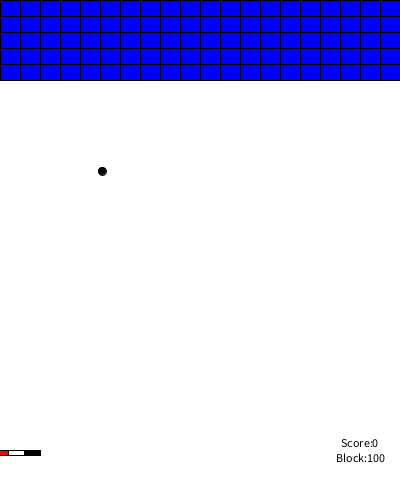
Frame 1 (no input)
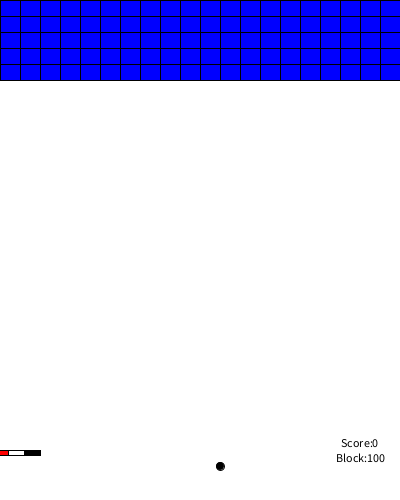
Frame 60 (the mouse pressed at the canvas centre just before this capture)
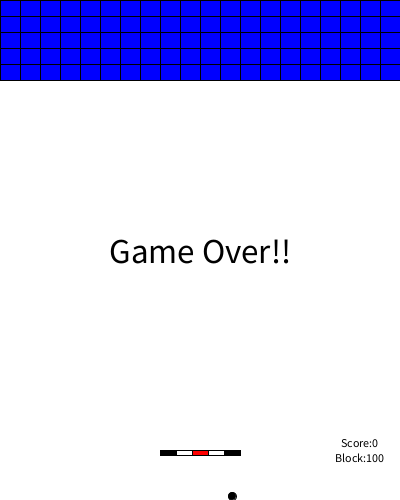
Frame 120 (the mouse held since frame 60 and released just before this capture)

The Processing sketch that drew these frames (run headless with seeded random() and noise(); from frame 60 on, the mouse is pressed at the canvas centre):

// Processing sketch: blockBreakOriginal
// ── blockBreakOriginal.pde
//
// ブロック崩し (バー操作はマウス式)
//実行することでプレイ可能
//追加機能:お邪魔ボールとブロックの復活機能,スコア機能の追加。
//

// ブロック崩し本体
BlockBreak blockBreak;

// セットアップ
void setup() {
    size(400, 500);         // ウインドウ設定
    fill(0, 0, 0);          // 塗りつぶし初期値
    blockBreak = new BlockBreak();
}

// 1フレームごとの描画処理
void draw() {
    background(255, 255, 255);      // 背景の初期化(フラッシュ)
    blockBreak.draw();
}

/**
* ブロック崩し
*/
class BlockBreak {
    //ブロック数設定
    final int blockNumX = 20;                           // x軸方向のブロック数(適当に変えてもOK)
    final int blockNumY = 5;                            // y軸方向のブロック数(適当に変えてもOK)
    final int blockNumAll = blockNumX * blockNumY;      // 総ブロック数
    //ブロック関連の初期値や固定値の設定
    final int blockX_init = 0;                          // ブロック位置x軸初期値
    int blockX = 0;                                     // ブロック位置x軸
    int blockY = 35;                                    // ブロック位置y軸
    //各オブジェクト定義
    Ball ball;                                          // ボール定義
    Bar bar;                                            // バー定義
    Block[][] block;                                    // ブロック配列定義
    int tokuten = 0;
    //コンストラクタ
    BlockBreak() {
        // ボールの生成
        ball = new Ball(width / 4, height / 3, 2, 5, 8);
        // バーの生成
        bar = new Bar(width / 5, height / 100);
        // ブロック配列を生成
        block = new Block[blockNumY][blockNumX];
        // ブロックのサイズを決定
        int blockSizeX = width / blockNumX;
        int blockSizeY = height / 30;
        // ブロック群を生成 [回答欄]
        for (int i = 0;i < blockNumY;i++) {
            for (int d = 0;d < blockNumX;d++) {
                block[i][d] = new Block(blockSizeX * d,blockSizeY * i,blockSizeX,blockSizeY);
            }
        }
    }
    /** 1フレームごとの描画処理 */
    void draw() {
    // 全てのブロックの破壊判定と描画 [回答欄]
    // クリアしているかの判定のため、壊れているブロックの数をカウントもしておく
    // ヒント: ブロックが消滅している場合、ブロックの衝突判定も描画も行わない
    int breakBlockNum = 0;          // 壊れているブロックの数を初期化
    for(int i = 0;i<blockNumY;i++){
        for(int d=0;d<blockNumX;d++){
            if(!block[i][d].isBroken()){
                block[i][d].collision(ball);
                block[i][d].show();
                for(int l = 0;l<blockNumY;l++){
                    for(int k=0;k<blockNumX;k++){
                        if(block[l][k].add_ball!=null){
                            block[i][d].collision(block[l][k].add_ball);
                        }
                    }
                }
            }else if(block[i][d].add_ball!=null){
                if(block[i][d].add_ball.collision()==false){
                    block[i][d].add_ball = null;
                }else{
                    block[i][d].add_ball.move();
                    block[i][d].add_ball.show();
                    bar.collision(block[i][d].add_ball);
                }
                breakBlockNum++;
            }else{
                block[i][d].count++;
                if(block[i][d].count >= 600){
                    block[i][d].respawn();
                }
                breakBlockNum++;
            }
        }
    }
    // ブロックが残っているならばボール移動
    if(breakBlockNum < blockNumAll) {
    	ball.move();                            // ボールの移動処理
    	if(ball.collision() == false) {         // 壁との衝突判定
            fill(0, 0, 0);
            textSize(35);
            textAlign(CENTER, CENTER);
            text("Game Over!!", width / 2, height / 2);
        }
        else{
    		bar.collision(ball);                    // バーとの衝突判定
        }
    }
    else{  // ブロックがすべて壊れているならば
        textSize(35);
    	textAlign(CENTER, CENTER);                // テキストの配置を整える
    	text("Clear!!", width / 2, height / 2);   // クリア表示
    }
    fill(0, 0, 0);
    textSize(12);
    textAlign(CENTER, CENTER);
    text("Score:"+tokuten+"\nBlock:" + (blockNumAll - breakBlockNum), width - 40, height - 50);   // 残りブロック数表示
    bar.show();            // ボールを打ち返すためのボードを表示
    ball.show();           // ボールの描画
    }
}

    /**
    *  ボール（主にボールの移動）
    */
class Ball {
    int x;// ボールのX座標
    int y;// ボールのY座標
    int vx;                         // ボールのX軸速度
    int vy;                         // ボールのY軸速度
    int d;// ボールの直径
    boolean penetrability;          // ボールのブロック貫通性

    // コンストラクタ
    Ball(int x, int y, int vx, int vy, int d) {
        this.x = x;
        this.y = y;
        this.vx = vx;
        this.vy = vy;
        this.d = d;
        penetrability = false;
    }

        // ボールの移動
    void move() {
        x += vx;
        y += vy;
    }

        // 壁との衝突判定
    boolean collision() {
        if (x <= d / 2) {  // 左壁
            x = d / 2;
            vx = -vx;
        }
        if (y <= d / 2) {  // 天井
            y = d / 2;
            vy = -vy;
        }
        if (x >= (width - d / 2)) {  // 右壁
            x = width - d / 2;
            vx = -vx;
        }
        if (y >= (height - d / 2)) {  // 底面(ゲームオーバー)
            vx = 0;
            vy = 0;
            return false;
        }
        return true;
    }

        // ボールの描画
    void show() {
        if (penetrability) {
            fill(255, 0, 0);        //　貫通弾の時は赤
        }
        else{
            fill(0, 0,0);          //　通常時は黒
        }
        ellipse(x, y, d, d);      // ボールの描画
    }

    int getX() {
        return x;
    }
    void setY(int y) {
        this.y = y;
    }
    int getY() {
        return y;
    }
    void setVx(int vx) {
        this.vx = vx;
    }
    int getVx() {
        return vx;
    }
    void setVy(int vy) {
        this.vy = vy;
    }
    int getVy() {
        return vy;
    }
    int getD() {
        return d;
    }
    void setPenetrability(boolean penetrability) {
        this.penetrability = penetrability;
    }
    boolean getPenetrability() {
        return penetrability;
    }
}

    /**
    * バー
    */
class Bar {
    final int y = height - 50;    // バーの左上のy座標 (底から50で固定)
    int sizeX;//バー全体の幅(なるべく5の倍数が良い)
    int sizeY;// バーの高さ
    int boxSizeX;                 //分割した時の箱一つ分の幅(全体の1/5)
    int[] boxX;   //バーの各区切りのx座標(左から0)
    Bar(int sizeX, int sizeY) {
        this.sizeX = sizeX;
        this.sizeY = sizeY;
        boxSizeX = sizeX / 5;
        boxX = new int[6];
    }
    void collision(Ball ball) {
        if ((ball.getY() >= (y - ball.getD() / 2)) && (ball.getY() <= (y + sizeY - ball.getD() / 2))) {  // ボールのy座標がバーと重なる時
            if ((ball.getX() >= boxX[0]) && (ball.getX() <= boxX[1])) {  // 左黒Boxに衝突
                ball.setVx( -2);
                ball.setY(y - ball.getD() / 2);
                ball.setVy( -ball.getVy());
                ball.setPenetrability(false);    // ボールのブロック貫通性なし
            }
            else if ((ball.getX() > boxX[1]) && (ball.getX() <= boxX[2])) {   // 左白Boxに衝突
                ball.setVx( -1);
                ball.setY(y - ball.getD() / 2);
                ball.setVy( -ball.getVy());
                ball.setPenetrability(false);    // ボールのブロック貫通性なし
            }
            else if ((ball.getX() > boxX[2]) && (ball.getX() <= boxX[3])) {   // 中心赤Boxに衝突
                ball.setY(y - ball.getD() / 2);
                ball.setVy( -ball.getVy());
                ball.setPenetrability(true);     // ボールのブロック貫通性あり
            }
            else if ((ball.getX() > boxX[3]) && (ball.getX() <= boxX[4])) {   // 右白Boxに衝突
                ball.setVx(1);
                ball.setY(y - ball.getD() / 2);
                ball.setVy( -ball.getVy());
                ball.setPenetrability(false);    // ボールのブロック貫通性なし
            }
            else if ((ball.getX() > boxX[4]) && (ball.getX() <= boxX[5])) {   // 右黒Boxに衝突
                ball.setVx(2); 
                ball.setY(y - ball.getD() / 2);
                ball.setVy( -ball.getVy());
                ball.setPenetrability(false);    // ボールのブロック貫通性なし
            }
        }
    }
    void show() {
        boxX[0] = mouseX - this.sizeX / 2;            // 左黒Boxの左上頂点のx座標
        boxX[1] = mouseX - 3 * (boxSizeX / 2);     // 左白Boxの左上頂点のx座標
        boxX[2] = mouseX - boxSizeX / 2;           // 中央赤Boxの左上頂点のx座標
        boxX[3] = mouseX + boxSizeX / 2;           // 右白Boxの左上頂点のx座標
        boxX[4] = mouseX + 3 * (boxSizeX / 2);      // 右黒Boxの左上頂点のx座標
        boxX[5] = mouseX + this.sizeX / 2;            // 右黒Boxの"右上"頂点のx座標
        fill(0, 0, 0);
        rect(boxX[0], y, boxSizeX, sizeY);        // 左黒Box
        fill(255, 255, 255);
        rect(boxX[1], y, boxSizeX, sizeY);        // 左白Box
        fill(255, 0, 0);
        rect(boxX[2], y, boxSizeX, sizeY);        // 中央赤Box
        fill(255, 255, 255);
        rect(boxX[3], y, boxSizeX, sizeY);        // 右黒Box
        fill(0, 0, 0);
        rect(boxX[4], y, boxSizeX, sizeY);        // 右白Box
    }
    int getX(int i) {
        return boxX[i];
    }
    int getY() {
        return y;
    }

    int getSizeX() {
        return sizeX;
    }

    int getSizeY() {
        return sizeY;
    }
}

class Block {
    int x;                       // 左上頂点のx座標
    int y;                       // 左上頂点のy座標
    int sizeX;                   // ブロックの幅
    int sizeY;                   // ブロックの高さ
    int broken_count = 2;
    boolean broken;              // ブロックが破壊されているか否か
    Ball add_ball;
    int count = 0;
            // コンストラ
    Block(int x, int y, int sizeX, int sizeY) {
        this.x = x;
        this.y = y;
        this.sizeX = sizeX;
        this.sizeY = sizeY;
        broken = false;
    }

    void respawn(){
        broken = false;
        count = 0;
        broken_count=2;
    }
            // ブロックの描画メソッド
    void show() {
        if(broken_count==2){
            fill(0, 0, 255);       // ブロックの色は青
        }else if(broken_count==1){
            fill(0, 0, 200);
        }else if(broken_count==0){
            fill(0, 0, 150);
        }
        rect(x, y, sizeX, sizeY);
    }
            // ボールとブロックとの衝突と破壊判定
            // 今回,ボールの衝突判定はボールの中心座標のみで行っている
    void collision(Ball ball) {
                // ボールが貫通弾でないなら、衝突した際にボールの進行方向を変える(速度を変える)
                    // ブロック左側に当たった場合
            if ((ball.getX() >= x) && (ball.getX() <= (x + 5)) && (ball.getY() >= y) && (ball.getY() <= (y + sizeY))) {
                ball.setVx( -1 * ball.getVx());
            if (ball.getPenetrability()) {
                broken_count=0;
            }
        }
                    // ブロック右側に当たった場合
            if ((ball.getX() >= (x + sizeX - 5)) && (ball.getX() <= (x + sizeX)) && (ball.getY() >= y) && (ball.getY() <= (y + sizeY))) {
                ball.setVx( -1 * ball.getVx());
            if (ball.getPenetrability()) {
                broken_count=0;
            }
        }
            if ((ball.getX() >= x) && (ball.getX() <= (x + sizeX)) && (ball.getY() >= y) && (ball.getY() <= (y + 5))) {
                ball.setVy( -1 * ball.getVy());
            if (ball.getPenetrability()) {
                broken_count=0;
            }
        }
            if ((ball.getX() >= x) && (ball.getX() <= (x + sizeX)) && (ball.getY() >= (y + sizeY - 5)) && (ball.getY() <= (y + sizeY))) {
                ball.setVy( -1 * ball.getVy());
            if (ball.getPenetrability()) {
                broken_count=0;
            }
        }
        if ((ball.getX() >= x) && (ball.getX() <= (x + sizeX)) && (ball.getY() >= y) && (ball.getY() <= (y + sizeY))) {
            if(broken_count<=0){
                blockBreak.tokuten++;
                broken = true;
                add_ball = new Ball(x+sizeX/2,y+sizeY/2,2,5,8);
            }else{
                broken_count--;
            }
        }
    }
    boolean isBroken() {
        return broken;
    }
}
